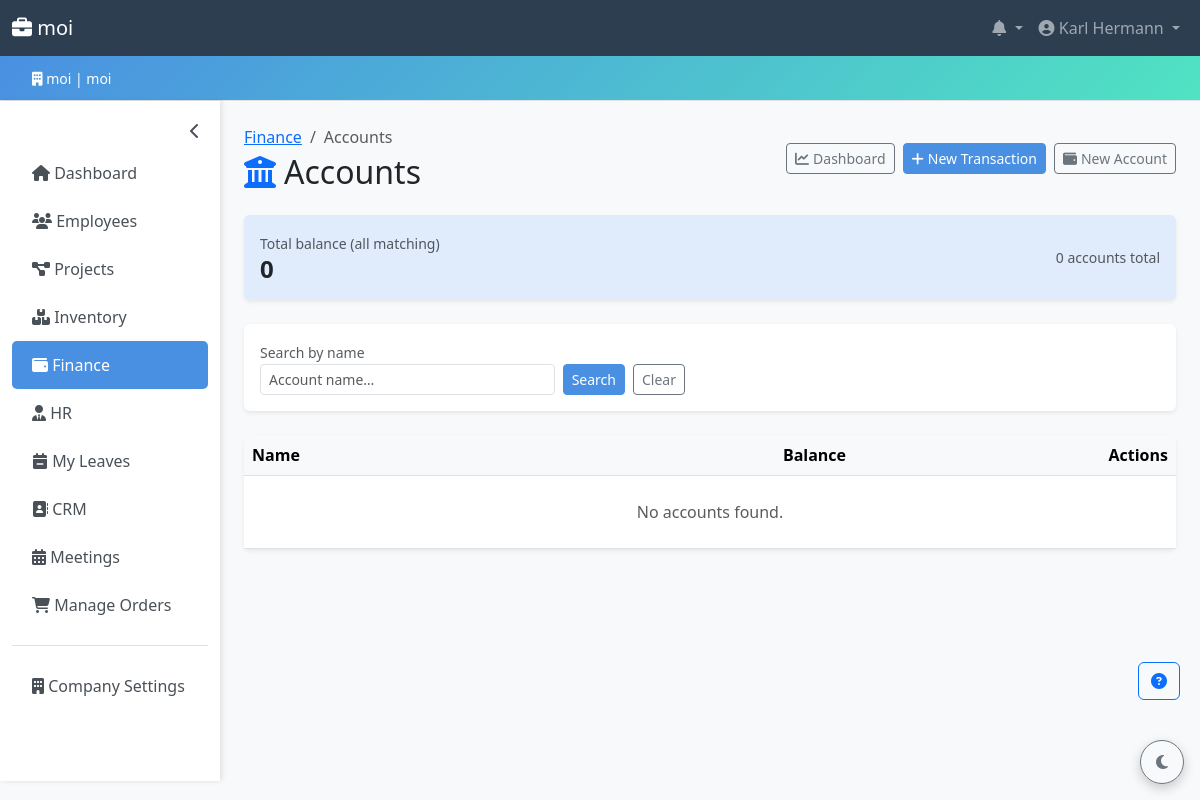
Page /finance/accounts/ (signed in) on the committed database.
### accounts/models.py (models this page shows, shortened)
class Company(models.Model):
    PLAN_CHOICES = [
        ('free', 'Free'),
        ('basic', 'Basic'),
        ('premium', 'Premium'),
        ('enterprise', 'Enterprise'),
    ]
    company_id = models.UUIDField(default=uuid.uuid4, editable=False, unique=True)
    name = models.CharField(max_length=200)
    domain = models.CharField(max_length=200, unique=True, db_index=True)
    company_password = models.CharField(max_length=256)  # increased from 128 → 256 for future hash algo headroom
    contact_email = models.EmailField()
    contact_phone = models.CharField(
        max_length=20,
        blank=True,
        validators=[RegexValidator(r'^\+?[\d\s\-().]{7,20}$', 'Enter a valid phone number.')],
    )
    address = models.TextField(blank=True)
    subscription_plan = models.CharField(
        max_length=20,
        choices=PLAN_CHOICES,
        default='free',
    )
    is_active = models.BooleanField(default=True)
    created_at = models.DateTimeField(auto_now_add=True)
    updated_at = models.DateTimeField(auto_now=True)
    class Meta:
        verbose_name_plural = 'Companies'
        ordering = ['name']
        indexes = [
            models.Index(fields=['domain']),
            models.Index(fields=['is_active']),
        ]

class User(AbstractUser):
    ROLE_CHOICES = [
        ('admin', 'Admin'),
        ('hr_manager', 'HR Manager'),
        ('accountant', 'Accountant'),
        ('manager', 'Manager'),
        ('secretary', 'Secretary'),
        ('stock_manager', 'Stock Manager'),
        ('employee', 'Employee'),
    ]
    username = None  # replaced by email
    email = models.EmailField(unique=True, db_index=True)
    company = models.ForeignKey(
        Company,
        on_delete=models.CASCADE,
        related_name='users',
        null=True,
        blank=True,
    )
    phone = models.CharField(
        max_length=20,
        blank=True,
        validators=[RegexValidator(r'^\+?[\d\s\-().]{7,20}$', 'Enter a valid phone number.')],
    )
    department = models.CharField(max_length=100, blank=True)
    position = models.CharField(max_length=100, blank=True)
    role = models.CharField(
        max_length=20,
        choices=ROLE_CHOICES,
        default='employee',
        db_index=True,
        help_text='User role for access control.',
    )
    is_company_admin = models.BooleanField(
        default=False,
        help_text='Designates whether the user can manage company settings.',
    )
    last_login_ip = models.GenericIPAddressField(null=True, blank=True)
    objects = CustomUserManager()
    USERNAME_FIELD = 'email'
    REQUIRED_FIELDS = ['first_name', 'last_name']
    class Meta:
        ordering = ['email']
        indexes = [
            models.Index(fields=['company', 'role']),
            models.Index(fields=['company', 'is_active']),
        ]
    def get_full_name(self) -> str:
        return f'{self.first_name} {self.last_name}'.strip() or self.email

### finance/views.py (the view)
# urls.py: path('accounts/', views.account_list, name='account_list'),
@role_required(*FINANCE_ROLES)
def account_list(request):
    company = request.user.company
    qs = Account.objects.filter(company=company)
    query = request.GET.get('q', '').strip()
    if query:
        qs = qs.filter(name__icontains=query)
    paginator = Paginator(qs.order_by('name'), 25)
    page = request.GET.get('page')
    try:
        accounts_page = paginator.page(page)
    except PageNotAnInteger:
        accounts_page = paginator.page(1)
    except EmptyPage:
        accounts_page = paginator.page(paginator.num_pages)
    total_balance = qs.aggregate(total=Sum('balance'))['total'] or 0
    return render(request, 'finance/account_list.html', {
        'accounts': accounts_page,
        'query': query,
        'total_balance': total_balance,
    })

### templates/finance/account_list.html (shortened to what this page needs)
{% extends 'base.html' %}
{% block content %}
<div class="d-flex justify-content-between align-items-center mb-4 flex-wrap gap-2">
  <div>
    <nav aria-label="breadcrumb" class="mb-1">
      <ol class="breadcrumb mb-0 small">
        <li class="breadcrumb-item"><a href="{% url 'finance:index' %}">Finance</a></li>
        <li class="breadcrumb-item active" aria-current="page">Accounts</li>
      </ol>
    </nav>
    <h2 class="mb-0"><i class="fas fa-university text-primary me-2"></i>Accounts</h2>
  </div>
  <div class="d-flex gap-2">
    <a href="{% url 'finance:index' %}" class="btn btn-outline-secondary btn-sm">
      <i class="fas fa-chart-line me-1"></i>Dashboard
    </a>
    <a href="{% url 'finance:transaction_create' %}" class="btn btn-primary btn-sm">
      <i class="fas fa-plus me-1"></i>New Transaction
    </a>
    <a href="{% url 'finance:account_create' %}" class="btn btn-outline-secondary btn-sm">
      <i class="fas fa-wallet me-1"></i>New Account
    </a>
  </div>
</div>
<div class="card border-0 bg-primary bg-opacity-10 shadow-sm mb-4">
  <div class="card-body py-3 d-flex flex-wrap justify-content-between align-items-center gap-2">
    <div>
      <span class="text-muted small">Total balance (all matching)</span>
      <h4 class="mb-0 fw-bold">{{ total_balance|floatformat:0 }}</h4>
    </div>
    <div class="text-muted small">
      {{ accounts.paginator.count }} account{{ accounts.paginator.count|pluralize }} total
    </div>
  </div>
</div>
<div class="card shadow-sm mb-4">
  <div class="card-body">
    <form method="get" class="row g-2 align-items-end">
      <div class="col-md-6 col-lg-4">
        <label class="form-label small text-muted mb-0">Search by name</label>
        <input type="text" name="q" class="form-control form-control-sm"
               placeholder="Account name…" value="{{ query }}">
      </div>
      <div class="col-auto d-flex gap-2">
        <button type="submit" class="btn btn-primary btn-sm">Search</button>
        <a href="{% url 'finance:account_list' %}" class="btn btn-outline-secondary btn-sm">Clear</a>
      </div>
    </form>
  </div>
</div>
<div class="card shadow-sm">
  <div class="card-body p-0">
    <div class="table-responsive">
      <table class="table table-hover mb-0">
        <thead class="table-light">
          <tr>
            <th>Name</th>
            <th class="text-end">Balance</th>
            <th class="text-end">Actions</th>
          </tr>
        </thead>
        <tbody>
        {% for acct in accounts %}
        <tr>
          <td>
            <a href="{% url 'finance:account_detail' acct.pk %}" class="text-decoration-none fw-semibold">
              {{ acct.name }}
            </a>
          </td>
          <td class="text-end fw-semibold">{{ acct.balance|floatformat:0 }}</td>
          <td class="text-end">
            <a href="{% url 'finance:account_edit' acct.pk %}" class="btn btn-sm btn-outline-secondary" title="Edit">
              <i class="fas fa-edit"></i>
            </a>
            <a href="{% url 'finance:account_delete' acct.pk %}" class="btn btn-sm btn-outline-danger" title="Delete">
              <i class="fas fa-trash"></i>
            </a>
          </td>
        </tr>
        {% empty %}
        <tr><td colspan="3" class="text-center text-muted py-4">No accounts found.</td></tr>
        {% endfor %}
        </tbody>
      </table>
    </div>
  </div>
</div>
{% endblock %}

### templates/base.html (shortened to what this page needs)
<!DOCTYPE html>
{% load role_tags %}
<html lang="en" data-bs-theme="light">
<head>
    <link href="https://cdn.jsdelivr.net/npm/bootstrap@5.3.0/dist/css/bootstrap.min.css" rel="stylesheet">
    <link rel="stylesheet" href="https://cdnjs.cloudflare.com/ajax/libs/font-awesome/6.4.0/css/all.min.css">
</head>
<body>
    {% if user.is_authenticated %}
    <nav class="navbar navbar-expand-lg navbar-dark">
        <div class="container-fluid">
            <a class="navbar-brand" href="{% url 'core:dashboard' %}">
                <i class="fas fa-briefcase"></i> {{ company.name }}
            </a>
            <div class="collapse navbar-collapse" id="navbarNav">
                <ul class="navbar-nav ms-auto">
                    <li class="nav-item dropdown">
                        <a class="nav-link dropdown-toggle position-relative" href="#" id="notificationDropdown" role="button" data-bs-toggle="dropdown">
                            <i class="fas fa-bell"></i>
                        </a>
                    </li>
                    <li class="nav-item dropdown">
                        <a class="nav-link dropdown-toggle" href="#" id="navbarDropdown" role="button" data-bs-toggle="dropdown">
                            <i class="fas fa-user-circle"></i> {{ user.get_full_name }}
                        </a>
                    </li>
                </ul>
            </div>
        </div>
    </nav>
    <div class="company-banner">
        <div class="container-fluid">
            <small><i class="fas fa-building"></i> {{ company.name }} | {{ company.domain }}</small>
        </div>
    </div>
    {% endif %}
    <div class="container-fluid">
        <div class="row">
            {% if user.is_authenticated %}
            <nav class="col-md-2 d-md-block sidebar py-3" id="appSidebar">
                <div class="position-sticky">
                    <button class="sidebar-toggle-btn" id="sidebarToggle" aria-label="Toggle sidebar">
                        <i class="fas fa-chevron-left" id="sidebarToggleIcon"></i>
                    </button>
                    <ul class="nav flex-column">
                        <li class="nav-item">
                            <a class="nav-link {% if request.resolver_match.app_name == 'core' and request.resolver_match.url_name == 'dashboard' %}active{% endif %}"
                               href="{% url 'core:dashboard' %}">
                                <i class="fas fa-home"></i> <span class="link-text">Dashboard</span>
                            </a>
                        </li>
                        {% if user|has_role:'admin,hr_manager,manager,accountant,secretary,stock_manager,employee' %}
                        <li class="nav-item">
                            <a class="nav-link {% if request.resolver_match.app_name == 'employees' %}active{% endif %}"
                               href="{% url 'employees:employee_list' %}">
                                <i class="fas fa-users"></i> <span class="link-text">Employees</span>
                            </a>
                        </li>
                        {% endif %}
                        {% if user|has_role:'admin,hr_manager,manager,accountant,secretary,stock_manager,employee' %}
                        <li class="nav-item">
                            <a class="nav-link {% if request.resolver_match.app_name == 'projects' %}active{% endif %}"
                               href="{% url 'projects:project_list' %}">
                                <i class="fas fa-project-diagram"></i> <span class="link-text">Projects</span>
                            </a>
                        </li>
                        {% endif %}
                        {% if user|has_role:'admin,manager,hr_manager,accountant,secretary,stock_manager,employee' %}
                        <li class="nav-item">
                            <a class="nav-link {% if request.resolver_match.app_name == 'inventory' %}active{% endif %}"
                               href="{% url 'inventory:stock_list' %}">
                                <i class="fas fa-boxes"></i> <span class="link-text">Inventory</span>
                            </a>
                        </li>
                        {% endif %}
                        {% if user|has_role:'admin,accountant,manager' %}
                        <li class="nav-item">
                            <a class="nav-link {% if request.resolver_match.app_name == 'finance' %}active{% endif %}"
                               href="{% url 'finance:index' %}">
                                <i class="fas fa-wallet"></i> <span class="link-text">Finance</span>
                            </a>
                        </li>
                        {% endif %}
                        {% if user|has_role:'admin,hr_manager' %}
                        <li class="nav-item">
                            <a class="nav-link {% if request.resolver_match.app_name == 'hr' %}active{% endif %}"
                               href="{% url 'hr:index' %}">
                                <i class="fas fa-user-tie"></i> <span class="link-text">HR</span>
                            </a>
                        </li>
                        {% endif %}
                        {% if user|has_role:'admin,hr_manager,manager,secretary,accountant,stock_manager,employee' %}
                        <li class="nav-item">
                            <a class="nav-link {% if request.resolver_match.app_name == 'hr' and 'leave' in request.resolver_match.url_name %}active{% endif %}"
                               href="{% url 'hr:my_leave_list' %}">
                                <i class="fas fa-calendar-minus"></i> <span class="link-text">My Leaves</span>
                            </a>
                        </li>
                        {% endif %}
                        {% if user|has_role:'admin,manager,secretary' %}
                        <li class="nav-item">
                            <a class="nav-link {% if request.resolver_match.app_name == 'crm' %}active{% endif %}"
                               href="{% url 'crm:contact_list' %}">
                                <i class="fas fa-address-book"></i> <span class="link-text">CRM</span>
                            </a>
                        </li>
                        {% endif %}
                        {% if user|has_role:'admin,hr_manager,manager,secretary,accountant,employee' %}
                        <li class="nav-item">
                            <a class="nav-link {% if request.resolver_match.app_name == 'meetings' %}active{% endif %}"
                               href="{% url 'meetings:dashboard' %}">
                                <i class="fas fa-calendar-alt"></i> <span class="link-text">Meetings</span>
                            </a>
                        </li>
                        {% endif %}
                        {% if is_company_admin or user.is_superuser %}
                        <li class="nav-item">
                            <a class="nav-link {% if request.resolver_match.app_name == 'marketplace' and request.resolver_match.url_name == 'admin_order_dashboard' %}active{% endif %}"
                               href="{% url 'marketplace:admin_order_dashboard' %}">
                                <i class="fas fa-shopping-cart"></i> <span class="link-text">Manage Orders</span>
                            </a>
                        </li>
                        {% endif %}
                        {% if is_company_admin or user.is_superuser %}
                        <li class="nav-item mt-3 border-top pt-3">
                            <a class="nav-link {% if request.resolver_match.app_name == 'accounts' and request.resolver_match.url_name == 'company_profile' %}active{% endif %}"
                               href="{% url 'accounts:company_profile' %}">
                                <i class="fas fa-building"></i> <span class="link-text">Company Settings</span>
                            </a>
                        </li>
                        {% endif %}
                    </ul>
                </div>
            </nav>
            {% endif %}
            <main class="col-md-10 ms-sm-auto px-md-4 py-4 min-w-0">
                {% block content %}{% endblock %}
            </main>
        </div>
    </div>
    <button id="themeToggle" class="btn btn-outline-secondary theme-toggle-btn" type="button" aria-label="Toggle dark mode">
        <i class="fas fa-moon"></i>
    </button>
    {% include 'help_system.html' %}
</body>
</html>

### rows in the picture
Company: name "moi", domain "moi"
User: get_full_name "Karl Hermann"

### other values in the picture
{{ total_balance|floatformat:0 }} "0"
{{ accounts.paginator.count }} "0"
